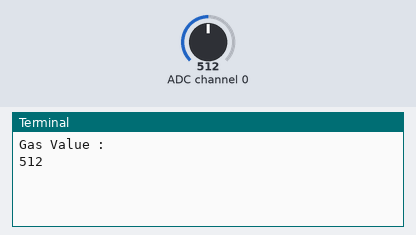
This program was run on a simulated Raspberry Pi (BCM pin numbers). Shown: the last lines printed to the terminal. Inputs (shaded band) come from the test bench; at power-on: ADC channel 0 = 512 (analog values on the 0–1023 scale).

Above: at 1.2 s.
1.3 s: ADC channel 0 set to 716
At 3.5 s:
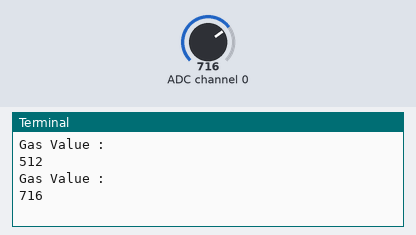
4.0 s: ADC channel 0 set to 900
At 5.0 s:
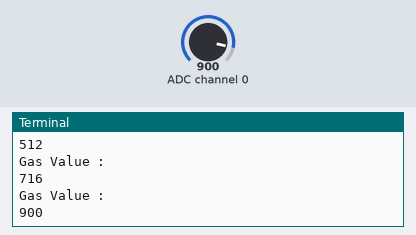
Timing chart, 0 to 7.0 s (numbered marks = the images above; inputs shaded):
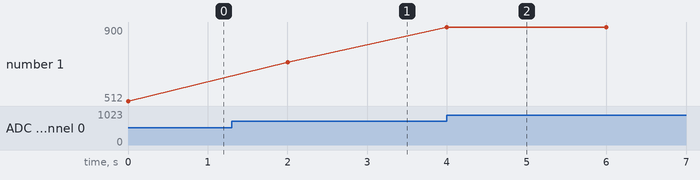

The program:

gas.py
```python
# @Auth Xtrans Solutions Pvt. Ltd.
# Program to test Gas sensor
# Connect from RM22 to RM12
import Adafruit_GPIO.SPI as SPI
import Adafruit_MCP3008
import time

SPI_PORT   = 0
SPI_DEVICE = 0
mcp = Adafruit_MCP3008.MCP3008(spi=SPI.SpiDev(SPI_PORT, SPI_DEVICE))

while True :
	value1 = mcp.read_adc(0)
	print("Gas Value : ")
	print(value1)
	time.sleep(2)
        
```

Measured:
- after the input at 1.3 s, the terminal: prints a new line after 0.70 s (image 1)
- after the input at 4.0 s, the terminal: prints a new line at once (image 2)
- plotted number 1: 512 → 716 after the input at 1.3 s, 716 → 900 after the input at 4.0 s
